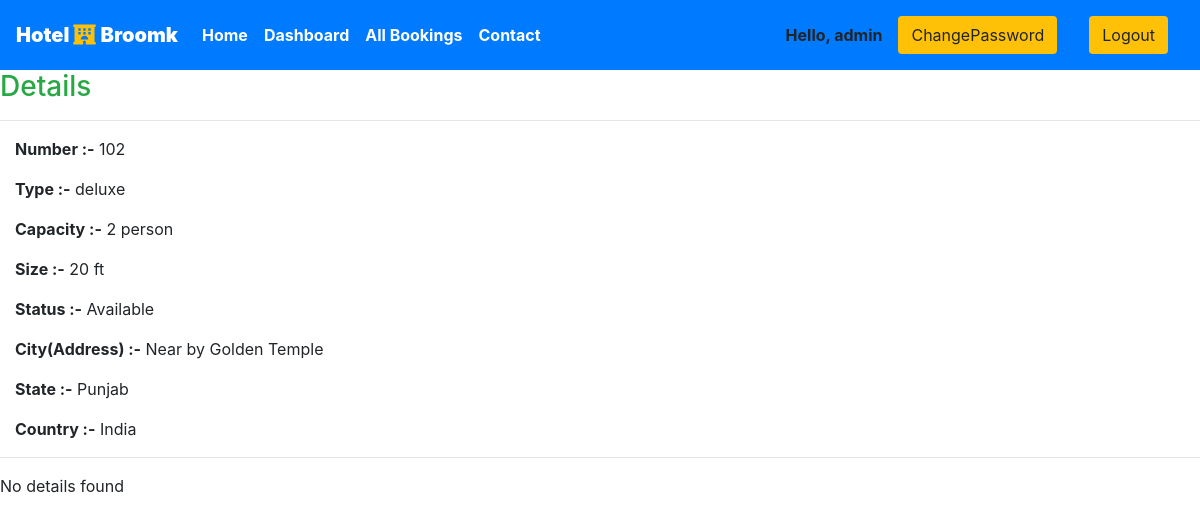
Before: /staff/panel/view-room?roomid=1 (signed in) with the older database file.
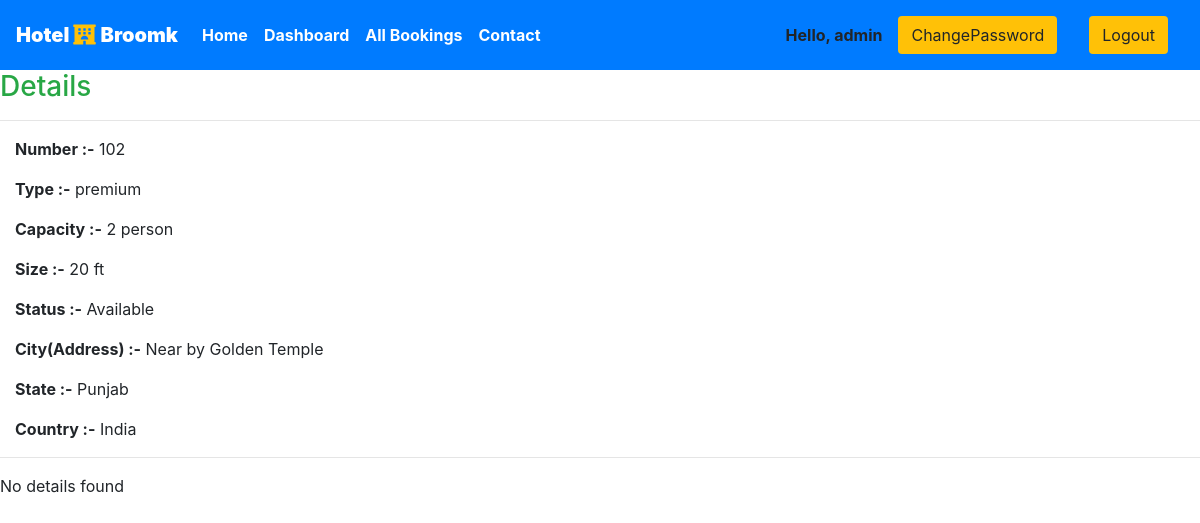
After: the same page with the newer database file.
### broomk/models.py (models this page shows, shortened)
class Rooms(models.Model):
    ROOM_STATUS = (
    ("1", "available"),
    ("2", "not available"),
    )
    ROOM_TYPE = (
    ("1", "premium"),
    ("2", "deluxe"),
    ("3","regular"),
    )
    room_type = models.CharField(max_length=50,choices = ROOM_TYPE)
    capacity = models.IntegerField()
    price = models.IntegerField()
    size = models.IntegerField()
    hotel = models.ForeignKey(Hotels, on_delete = models.CASCADE)
    status = models.CharField(choices =ROOM_STATUS,max_length = 15)
    roomnumber = models.IntegerField()

class Hotels(models.Model):
    name = models.CharField(max_length=30,default="Broomk")
    owner = models.CharField(max_length=20)
    location = models.CharField(max_length=50)
    state = models.CharField(max_length=50,default="Punjab")
    country = models.CharField(max_length=50,default="india")

### broomk/views.py (the view)
# urls.py: path('staff/panel/view-room', views.view_room),
@login_required(login_url='/staff')
def view_room(request):
    room_id = request.GET['roomid']
    room = Rooms.objects.all().get(id=room_id)
    reservation = Reservation.objects.all().filter(room=room)
    return HttpResponse(render(request,'staff/viewroom.html',{'room':room,'reservations':reservation}))

### templates/staff/viewroom.html
 {% extends 'basic.html' %} {% block title %}View Room {% endblock title %} {% block body %}
<h3 class="text-success"> Details</h3>
<hr>
<div class="container mx-0 ">
    <p><b>Number :-</b> {{room.roomnumber}}</p>
    <p><b>Type :-</b> {{room.get_room_type_display}}</p>
    <p><b>Capacity :-</b> {{room.capacity}} person</p>
    <p><b>Size :-</b> {{room.size}} ft</p>
    <p><b>Status :-</b> {{room.get_status_display| capfirst}} </p>
    <p><b>City(Address) :-</b> {{room.hotel.location| capfirst}} </p>
    <p><b>State :-</b> {{room.hotel.state| capfirst}} </p>
    <p><b>Country :-</b> {{room.hotel.country| capfirst}} </p>
</div>
<hr> {% if reservations %}
<h3 class="text-success">Bookings :-</h3>
<table class="table">
    <thead>
        <th>Username</th>
        <th>Person</th>
        <th>check in</th>
        <th>check out</th>
    </thead>
    {% for each_detail in reservations %}
    <tr>
        <td>{{each_detail.guest.username}}</td>
        <td>{{each_detail.room.capacity}}</td>
        <td>{{each_detail.check_in}}</td>
        <td>{{each_detail.check_out}}</td>
    </tr>
    {% endfor %}
    <tr>
        <td><b>Total bookings = </b>{{reservations | length}}</td>
    </tr>
</table>
{% else %}
<p>No details found</p>
{% endif %} {% endblock body %}

Changed rows visible on the page:
changed Rooms "Available": room_type "deluxe" → "premium"
